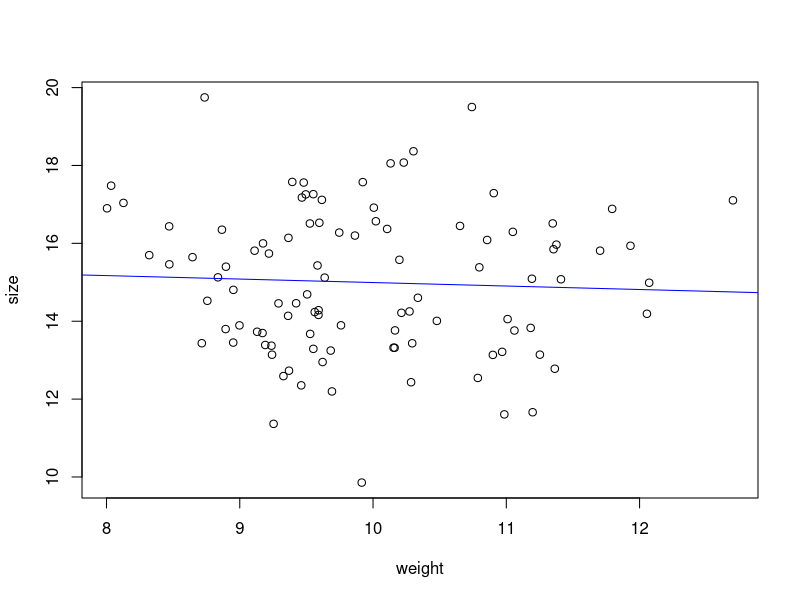

The R script that drew this image:
## ---- chunk 1
knitr::opts_chunk$set(echo=TRUE)
## ---- chunk 2
image_dir <- "~/git/notes/statsquest/img/
"
## ---- chunk 3
mouse_data <- data.frame(
  weight = rnorm(n = 100, mean = 10, sd = 1),
  size = rnorm(n=100, mean = 15, sd = 2)
)

## lm stands for linear models 
mouse_regression <- lm(size ~ weight, data = mouse_data)
## ---- chunk 4
summary(mouse_regression)
## ---- chunk 5
plot(mouse_data)
abline(mouse_regression, col = "blue")
